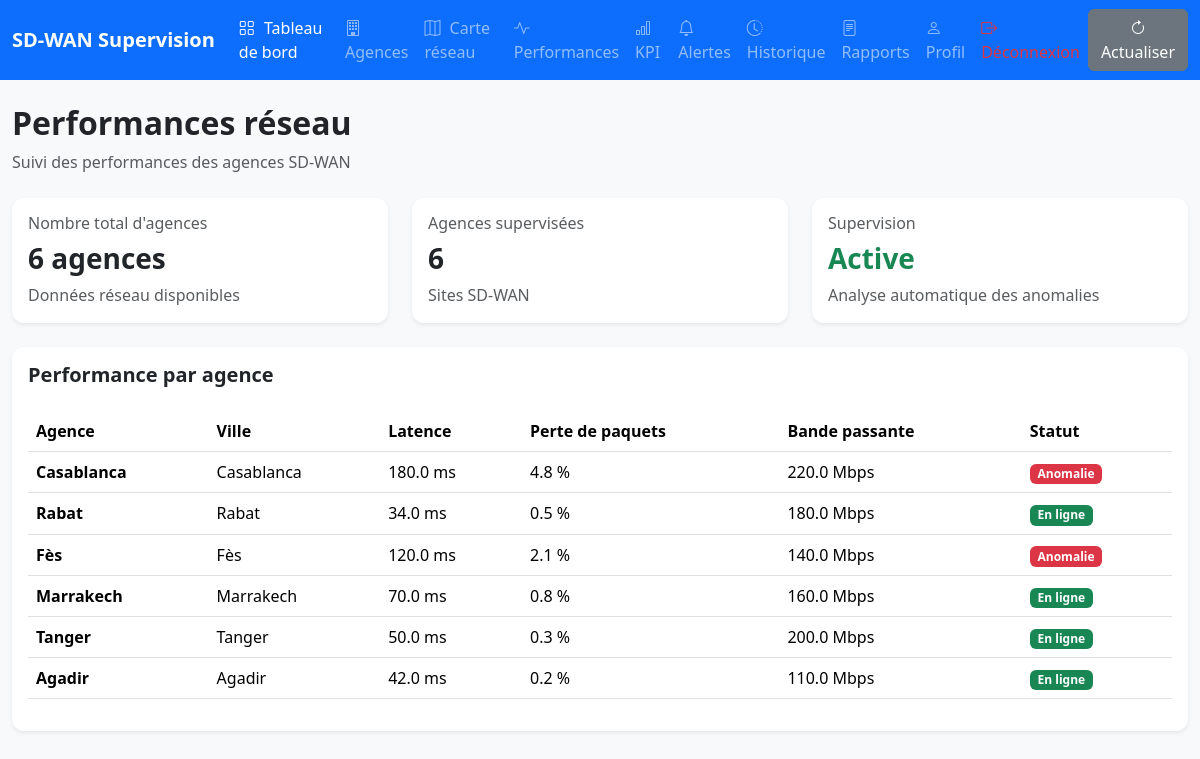
Page /performances/ on the committed database.
### dashboard/models.py (models this page shows, shortened)
class Agence(models.Model):
    nom = models.CharField(max_length=100)
    ville = models.CharField(max_length=100)
    latitude = models.FloatField(default=0.0)
    longitude = models.FloatField(default=0.0)
    latence = models.FloatField(default=0.0)
    perte_paquets = models.FloatField(default=0.0)
    bande_passante = models.FloatField(default=0.0)
    statut = models.CharField(max_length=20, choices=[('en ligne', 'En ligne'), ('hors ligne', 'Hors ligne'), ('anomalie', 'Anomalie')], default='en ligne')

### dashboard/views.py (the view)
# urls.py: path('performances/', views.performances, name='performances'),
def performances(request):
    agences = Agence.objects.all()
    return render(
        request,
        "performances.html",
        {
            "agences": agences
        }
    )

### templates/performances.html (shortened to what this page needs)
{% extends 'base/base.html' %}
{% block content %}
<div class="container-fluid py-4">
    <div class="d-flex justify-content-between align-items-center mb-4">
        <div>
            <h2 class="fw-bold">Performances réseau</h2>
            <p class="text-muted mb-0">
                Suivi des performances des agences SD-WAN
            </p>
        </div>
    </div>
    <div class="row g-4 mb-4">
        <div class="col-md-4">
            <div class="card shadow-sm border-0">
                <div class="card-body">
                    <h6 class="text-muted">Nombre total d'agences</h6>
                    <h3 class="fw-bold">
                        {{ agences|length }} agences
                    </h3>
                    <p class="text-muted mb-0">
                        Données réseau disponibles
                    </p>
                </div>
            </div>
        </div>
        <div class="col-md-4">
            <div class="card shadow-sm border-0">
                <div class="card-body">
                    <h6 class="text-muted">Agences supervisées</h6>
                    <h3 class="fw-bold">{{ agences|length }}</h3>
                    <p class="text-muted mb-0">
                        Sites SD-WAN
                    </p>
                </div>
            </div>
        </div>
        <div class="col-md-4">
            <div class="card shadow-sm border-0">
                <div class="card-body">
                    <h6 class="text-muted">Supervision</h6>
                    <h3 class="fw-bold text-success">Active</h3>
                    <p class="text-muted mb-0">
                        Analyse automatique des anomalies
                    </p>
                </div>
            </div>
        </div>
    </div>
    <div class="card shadow-sm border-0">
        <div class="card-body">
            <h5 class="fw-bold mb-4">
                Performance par agence
            </h5>
            <div class="table-responsive">
                <table class="table table-hover align-middle">
                    <thead>
                        <tr>
                            <th>Agence</th>
                            <th>Ville</th>
                            <th>Latence</th>
                            <th>Perte de paquets</th>
                            <th>Bande passante</th>
                            <th>Statut</th>
                        </tr>
                    </thead>
                    <tbody>
                        {% for agence in agences %}
                        <tr>
                            <td class="fw-semibold">
                                {{ agence.nom }}
                            </td>
                            <td>
                                {{ agence.ville }}
                            </td>
                            <td>
                                {{ agence.latence }} ms
                            </td>
                            <td>
                                {{ agence.perte_paquets }} %
                            </td>
                            <td>
                                {{ agence.bande_passante }} Mbps
                            </td>
                            <td>
                                {% if agence.statut == "En ligne" %}
                                    <span class="badge bg-success">
                                        En ligne
                                    </span>
                                {% else %}
                                    <span class="badge bg-danger">
                                        Anomalie
                                    </span>
                                {% endif %}
                            </td>
                        </tr>
                        {% empty %}
                        <tr>
                            <td colspan="6" class="text-center text-muted">
                                Aucune agence disponible.
                            </td>
                        </tr>
                        {% endfor %}
                    </tbody>
                </table>
            </div>
        </div>
    </div>
</div>
{% endblock %}

### templates/base/base.html (style rules this page uses)
body { min-height: 100vh; background-color: #f8f9fa; }
.card { border-radius: 12px; }

### rows in the picture
Agence: nom "Casablanca", ville "Casablanca", latence "180.0", perte_paquets "4.8", bande_passante "220.0", statut "Anomalie"
Agence: nom "Rabat", ville "Rabat", latence "34.0", perte_paquets "0.5", bande_passante "180.0", statut "En ligne"
Agence: nom "Fès", ville "Fès", latence "120.0", perte_paquets "2.1", bande_passante "140.0", statut "Anomalie"
Agence: nom "Marrakech", ville "Marrakech", latence "70.0", perte_paquets "0.8", bande_passante "160.0", statut "En ligne"
Agence: nom "Tanger", ville "Tanger", latence "50.0", perte_paquets "0.3", bande_passante "200.0", statut "En ligne"
Agence: nom "Agadir", ville "Agadir", latence "42.0", perte_paquets "0.2", bande_passante "110.0", statut "En ligne"

### other values in the picture
{{ agences|length }} "6"
